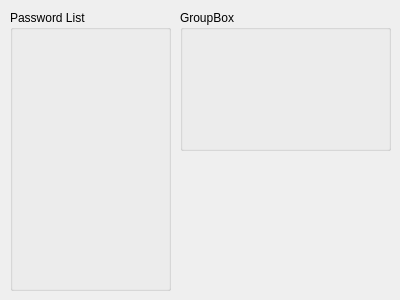
<?xml version="1.0" encoding="UTF-8"?>
<ui version="4.0">
 <class>QPasswordMangerDialog</class>
 <widget class="QDialog" name="QPasswordMangerDialog">
  <property name="geometry">
   <rect>
    <x>0</x>
    <y>0</y>
    <width>400</width>
    <height>300</height>
   </rect>
  </property>
  <property name="windowTitle">
   <string>Dialog</string>
  </property>
  <widget class="QGroupBox" name="groupBoxPasswordList">
   <property name="geometry">
    <rect>
     <x>10</x>
     <y>10</y>
     <width>161</width>
     <height>281</height>
    </rect>
   </property>
   <property name="title">
    <string>Password List</string>
   </property>
  </widget>
  <widget class="QGroupBox" name="groupBox">
   <property name="geometry">
    <rect>
     <x>180</x>
     <y>10</y>
     <width>211</width>
     <height>141</height>
    </rect>
   </property>
   <property name="title">
    <string>GroupBox</string>
   </property>
  </widget>
 </widget>
 <resources/>
 <connections/>
</ui>
